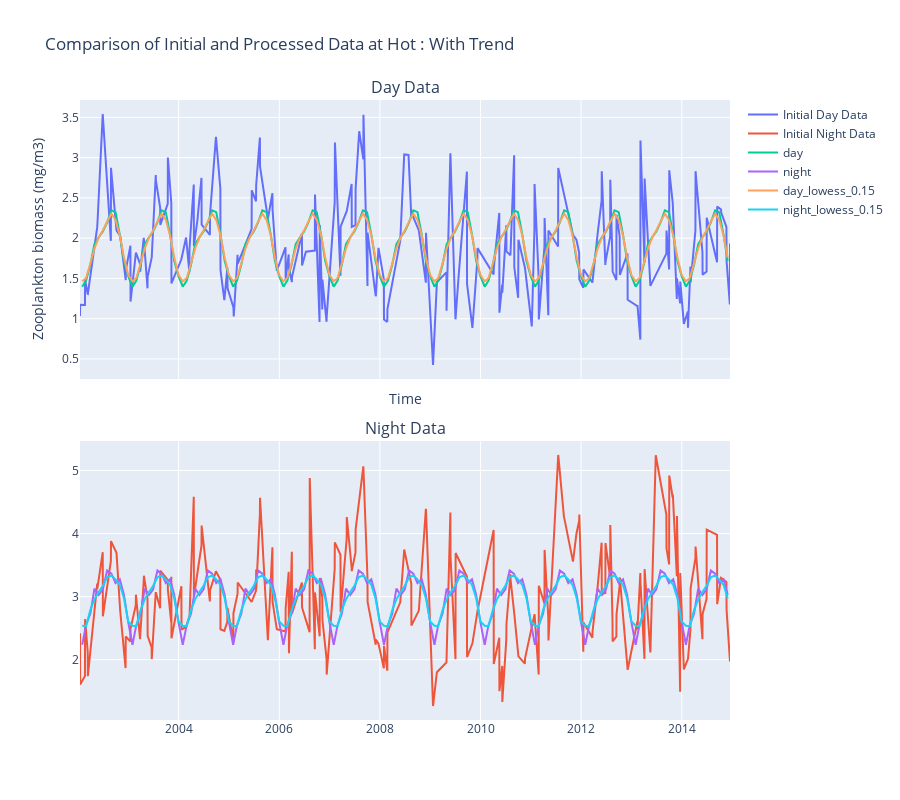

This figure's notebook cell:
### Markdown cell above
## Plot final results

### Code cell
day_names = ["day", "day_lowess_0.15"]
night_names = ["night", "night_lowess_0.15"]

fig = make_subplots(
    rows=2,
    cols=1,
    subplot_titles=("Day Data", "Night Data"),
    shared_xaxes=True,
    vertical_spacing=0.1,
)
# augmente la taille de la figure
fig.update_layout(height=800)

# -------------------------------------------------------------------------------------------------------------------- #

# Ajouter les données d'observation initiales de jour
fig.add_trace(
    go.Scatter(
        x=day_data["time"],
        y=day_data,
        mode="lines",
        name="Initial Day Data",
    ),
    row=1,
    col=1,
)

# Ajouter les données d'observation initiales de nuit
fig.add_trace(
    go.Scatter(
        x=night_data["time"],
        y=night_data,
        mode="lines",
        name="Initial Night Data",
    ),
    row=2,
    col=1,
)

# -------------------------------------------------------------------------------------------------------------------- #

for day, night in zip(day_names, night_names):
    # Ajouter les données de jour
    fig.add_trace(
        go.Scatter(
            x=aggregated_smoothed.index,
            y=aggregated_smoothed[day],
            mode="lines",
            name=day,
        ),
        row=1,
        col=1,
    )

    # Ajouter les données de nuit
    fig.add_trace(
        go.Scatter(
            x=aggregated_smoothed.index,
            y=aggregated_smoothed[night],
            mode="lines",
            name=night,
        ),
        row=2,
        col=1,
    )

# -------------------------------------------------------------------------------------------------------------------- #

# Mettre à jour la mise en page
fig.update_layout(
    title=f"Comparison of Initial and Processed Data at {station} : With Trend",
    xaxis_title="Time",
    yaxis_title="Zooplankton biomass (mg/m3)",
    # night mode
    # template="plotly_dark",
)

fig.show()

### Figure 1 — Plotly figure (JSON) as saved in the notebook; plotly's stock layout.template omitted (floating-point values rounded to 4 significant figures; data arrays with more than 128 entries replaced by an {"elided": "..."} marker saying what was removed)
{"data": [{"mode": "lines", "name": "Initial Day Data", "type": "scatter", "x": {"elided": "208 str values"}, "xaxis": "x", "y": {"elided": "208 float values"}, "yaxis": "y"}, {"mode": "lines", "name": "Initial Night Data", "type": "scatter", "x": {"elided": "209 str values"}, "xaxis": "x2", "y": {"elided": "209 float values"}, "yaxis": "y2"}, {"mode": "lines", "name": "day", "type": "scatter", "x": {"elided": "155 str values"}, "xaxis": "x", "y": {"elided": "155 float values"}, "yaxis": "y"}, {"mode": "lines", "name": "night", "type": "scatter", "x": {"elided": "155 str values"}, "xaxis": "x2", "y": {"elided": "155 float values"}, "yaxis": "y2"}, {"mode": "lines", "name": "day_lowess_0.15", "type": "scatter", "x": {"elided": "155 str values"}, "xaxis": "x", "y": {"elided": "155 float values"}, "yaxis": "y"}, {"mode": "lines", "name": "night_lowess_0.15", "type": "scatter", "x": {"elided": "155 str values"}, "xaxis": "x2", "y": {"elided": "155 float values"}, "yaxis": "y2"}], "layout": {"annotations": [{"font": {"size": 16}, "showarrow": false, "text": "Day Data", "x": 0.5, "xanchor": "center", "xref": "paper", "y": 1, "yanchor": "bottom", "yref": "paper"}, {"font": {"size": 16}, "showarrow": false, "text": "Night Data", "x": 0.5, "xanchor": "center", "xref": "paper", "y": 0.45, "yanchor": "bottom", "yref": "paper"}], "height": 800, "title": {"text": "Comparison of Initial and Processed Data at Hot : With Trend"}, "xaxis": {"anchor": "y", "domain": [0, 1], "matches": "x2", "showticklabels": false, "title": {"text": "Time"}}, "xaxis2": {"anchor": "y2", "domain": [0, 1]}, "yaxis": {"anchor": "x", "domain": [0.55, 1], "title": {"text": "Zooplankton biomass (mg/m3)"}}, "yaxis2": {"anchor": "x2", "domain": [0, 0.45]}}}
